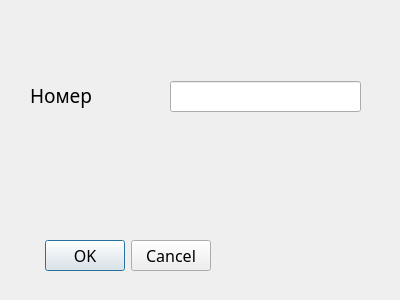
<?xml version="1.0" encoding="UTF-8"?>
<ui version="4.0">
 <class>Dialog</class>
 <widget class="QDialog" name="Dialog">
  <property name="geometry">
   <rect>
    <x>0</x>
    <y>0</y>
    <width>400</width>
    <height>300</height>
   </rect>
  </property>
  <property name="font">
   <font>
    <family>Microsoft JhengHei UI Light</family>
    <pointsize>12</pointsize>
   </font>
  </property>
  <property name="windowTitle">
   <string>Dialog</string>
  </property>
  <widget class="QDialogButtonBox" name="buttonBox">
   <property name="geometry">
    <rect>
     <x>20</x>
     <y>240</y>
     <width>191</width>
     <height>32</height>
    </rect>
   </property>
   <property name="orientation">
    <enum>Qt::Horizontal</enum>
   </property>
   <property name="standardButtons">
    <set>QDialogButtonBox::Cancel|QDialogButtonBox::Ok</set>
   </property>
  </widget>
  <widget class="QLabel" name="label">
   <property name="geometry">
    <rect>
     <x>30</x>
     <y>70</y>
     <width>91</width>
     <height>51</height>
    </rect>
   </property>
   <property name="font">
    <font>
     <pointsize>14</pointsize>
    </font>
   </property>
   <property name="text">
    <string>Номер</string>
   </property>
  </widget>
  <widget class="QLineEdit" name="lineEdit">
   <property name="geometry">
    <rect>
     <x>170</x>
     <y>81</y>
     <width>191</width>
     <height>31</height>
    </rect>
   </property>
  </widget>
 </widget>
 <resources/>
 <connections>
  <connection>
   <sender>buttonBox</sender>
   <signal>accepted()</signal>
   <receiver>Dialog</receiver>
   <slot>accept()</slot>
   <hints>
    <hint type="sourcelabel">
     <x>248</x>
     <y>254</y>
    </hint>
    <hint type="destinationlabel">
     <x>157</x>
     <y>274</y>
    </hint>
   </hints>
  </connection>
  <connection>
   <sender>buttonBox</sender>
   <signal>rejected()</signal>
   <receiver>Dialog</receiver>
   <slot>reject()</slot>
   <hints>
    <hint type="sourcelabel">
     <x>316</x>
     <y>260</y>
    </hint>
    <hint type="destinationlabel">
     <x>286</x>
     <y>274</y>
    </hint>
   </hints>
  </connection>
 </connections>
</ui>
